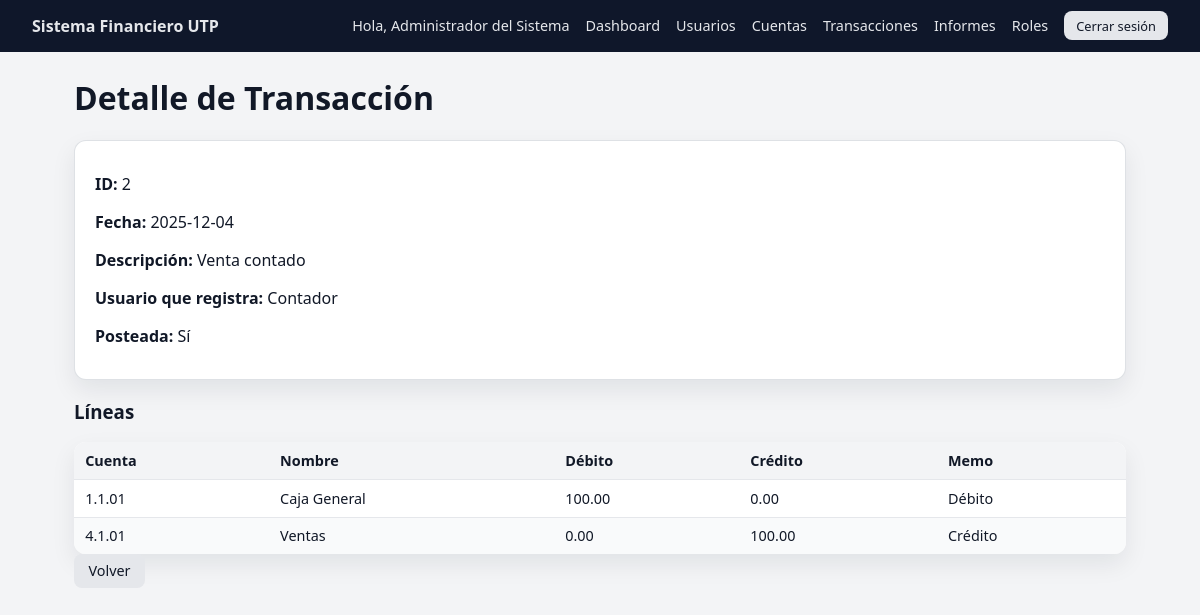
The page /public/transactions.php?action=view&id=2 (signed in) on the database its author committed.
### tables this page shows
CREATE TABLE `transactions` (
  `id` int NOT NULL,
  `transaction_date` date NOT NULL,
  `description` varchar(255) NOT NULL,
  `is_posted` tinyint(1) DEFAULT '0',
  `created_by` int NOT NULL,
  `created_at` timestamp NULL DEFAULT CURRENT_TIMESTAMP,
  `updated_at` timestamp NULL DEFAULT CURRENT_TIMESTAMP ON UPDATE CURRENT_TIMESTAMP
);

CREATE TABLE `users` (
  `id` int NOT NULL,
  `username` varchar(50) NOT NULL,
  `password_hash` varchar(255) NOT NULL,
  `full_name` varchar(100) NOT NULL,
  `email` varchar(100) NOT NULL,
  `is_active` tinyint(1) DEFAULT '1',
  `created_at` timestamp NULL DEFAULT CURRENT_TIMESTAMP,
  `created_by` int DEFAULT NULL,
  `updated_at` timestamp NULL DEFAULT CURRENT_TIMESTAMP ON UPDATE CURRENT_TIMESTAMP,
  `last_login` timestamp NULL DEFAULT NULL
);

CREATE TABLE `transaction_lines` (
  `id` int NOT NULL,
  `transaction_id` int NOT NULL,
  `account_id` int NOT NULL,
  `debit` decimal(15,2) DEFAULT '0.00',
  `credit` decimal(15,2) DEFAULT '0.00',
  `memo` varchar(255) DEFAULT NULL
);

CREATE TABLE `accounts` (
  `id` int NOT NULL,
  `code` varchar(20) NOT NULL,
  `name` varchar(150) NOT NULL,
  `account_class` tinyint NOT NULL,
  `account_type` enum('debit','credit') NOT NULL,
  `balance` decimal(15,2) DEFAULT '0.00',
  `is_active` tinyint(1) DEFAULT '1',
  `created_by` int NOT NULL,
  `created_at` timestamp NULL DEFAULT CURRENT_TIMESTAMP,
  `updated_at` timestamp NULL DEFAULT CURRENT_TIMESTAMP ON UPDATE CURRENT_TIMESTAMP
);

### src/Controllers/TransactionController.php (called while the page is built, shortened)
<?php
class TransactionController
{
    private TransactionRepository $txRepo;
    public function __construct()
    {
        $this->txRepo      = new TransactionRepository();
    }
    public function view(int $id): void
    {
        $transaction = $this->txRepo->findById($id);
        $lines     = $this->txRepo->findLinesByTransactionId($id);
        include BASE_PATH . '/views/transactions/view.php';
    }
}

### src/Database/Connection.php (called while the page is built, shortened)
<?php
class Connection
{
    private static ?PDO $instance = null;
    public static function getInstance(): PDO
    {
        if (self::$instance === null) {
            $dsn = 'mysql:host=' . DB_HOST . ';port=' . DB_PORT . ';dbname=' . DB_NAME . ';charset=utf8mb4';
            try {
                self::$instance = new PDO($dsn, DB_USER, DB_PASS, [
                    PDO::ATTR_ERRMODE            => PDO::ERRMODE_EXCEPTION,
                    PDO::ATTR_DEFAULT_FETCH_MODE => PDO::FETCH_ASSOC,
                    PDO::ATTR_EMULATE_PREPARES   => false,
                ]);
            } catch (PDOException $e) {
                die('Error de conexión a la base de datos.');
            }
        }
        return self::$instance;
    }
}

### src/Repositories/TransactionRepository.php (called while the page is built, shortened)
<?php
class TransactionRepository
{
    private PDO $db;
    public function __construct()
    {
        $this->db = Connection::getInstance();
    }
    public function findById(int $id): ?array
    {
        $sql = "SELECT
                    t.*,
                    u.username AS created_by_username
                FROM transactions t
                LEFT JOIN users u ON u.id = t.created_by
                WHERE t.id = :id
                LIMIT 1";
        $stmt = $this->db->prepare($sql);
        $stmt->execute(['id' => $id]);
        $tx = $stmt->fetch();
        return $tx ?: null;
    }
    public function findLinesByTransactionId(int $transactionId): array
    {
        $sql = "SELECT
                    tl.*,
                    a.code,
                    a.name,
                    a.account_type
                FROM transaction_lines tl
                INNER JOIN accounts a ON a.id = tl.account_id
                WHERE tl.transaction_id = :id
                ORDER BY tl.id ASC";
        $stmt = $this->db->prepare($sql);
        $stmt->execute(['id' => $transactionId]);
        return $stmt->fetchAll();
    }
}

### views/transactions/view.php (the view)
<?php
include BASE_PATH . '/views/layouts/header.php';
?>
<h1>Detalle de Transacción</h1>
<section class="card">
    <p><strong>ID:</strong> <?= (int)$transaction['id'] ?></p>
    <p><strong>Fecha:</strong> <?= htmlspecialchars($transaction['transaction_date']) ?></p>
    <p><strong>Descripción:</strong> <?= htmlspecialchars($transaction['description']) ?></p>
    <p><strong>Usuario que registra:</strong> <?= htmlspecialchars($transaction['created_by_username'] ?? '-') ?></p>
    <p><strong>Posteada:</strong> <?= $transaction['is_posted'] ? 'Sí' : 'No' ?></p>
</section>
<h3>Líneas</h3>
<table class="table">
    <thead>
        <tr>
            <th>Cuenta</th>
            <th>Nombre</th>
            <th>Débito</th>
            <th>Crédito</th>
            <th>Memo</th>
        </tr>
    </thead>
    <tbody>
    <?php if (empty($lines)): ?>
        <tr><td colspan="5">No hay líneas asociadas.</td></tr>
    <?php else: ?>
        <?php foreach ($lines as $line): ?>
            <tr>
                <td><?= htmlspecialchars($line['code']) ?></td>
                <td><?= htmlspecialchars($line['name']) ?></td>
                <td><?= number_format((float)$line['debit'], 2) ?></td>
                <td><?= number_format((float)$line['credit'], 2) ?></td>
                <td><?= htmlspecialchars($line['memo'] ?? '') ?></td>
            </tr>
        <?php endforeach; ?>
    <?php endif; ?>
    </tbody>
</table>
<a href="<?= BASE_URL ?>/transactions.php" class="btn btn-secondary">Volver</a>
<?php include BASE_PATH . '/views/layouts/footer.php'; ?>

### public/assets/css/style.css (style rules this page uses)
:root { --color-bg: #f3f4f6; --color-bg-dark: #0f172a; --color-bg-card: #ffffff; --color-primary: #2563eb; --color-primary-soft: #dbeafe; --color-primary-dark: #1d4ed8; --color-danger: #dc2626; --color-text-main: #111827; --color-text-muted: #6b7280; --radius-lg: 12px; --radius-md: 8px; --shadow-soft: 0 10px 25px rgba(15, 23, 42, 0.08); --font-main: system-ui, -apple-system, BlinkMacSystemFont, "Segoe UI", sans-serif; }
*, *::before, *::after { box-sizing: border-box; }
body { margin: 0; font-family: var(--font-main); background: var(--color-bg); color: var(--color-text-main); }
a { color: var(--color-primary-dark); text-decoration: none; }
.btn { display: inline-flex; align-items: center; justify-content: center; padding: 0.45rem 0.9rem; border-radius: var(--radius-md); border: none; font-size: 0.9rem; cursor: pointer; font-weight: 500; text-decoration: none; transition: background 0.15s ease, transform 0.1s ease, box-shadow 0.1s ease; }
.btn-secondary { background: #e5e7eb; color: #111827; }
.dashboard-body { background: var(--color-bg); }
.table { width: 100%; border-collapse: collapse; margin-top: 1rem; background: var(--color-bg-card); border-radius: var(--radius-lg); overflow: hidden; box-shadow: var(--shadow-soft); font-size: 0.9rem; }
.table thead { background: #f3f4f6; }
.table th, .table td { padding: 0.55rem 0.7rem; border-bottom: 1px solid #e5e7eb; text-align: left; }
.table tbody tr:last-child td { border-bottom: none; }
.table tbody tr:nth-child(even) { background: #f9fafb; }
.card { background: var(--color-bg-card); padding: 1rem 1.25rem; border-radius: var(--radius-lg); box-shadow: var(--shadow-soft); margin-bottom: 1rem; border: 1px solid rgba(209, 213, 219, 0.7); }

### rows shown on the page
transactions: id "2", transaction_date "2025-12-04", description "Venta contado", created_by.username "Contador"
transaction_lines: account.code "1.1.01", account.name "Caja General", debit "100.00", credit "0.00", memo "Débito"
transaction_lines: account.code "4.1.01", account.name "Ventas", debit "0.00", credit "100.00", memo "Crédito"

### other values the page prints
APP_NAME "Sistema Financiero UTP"
$full_name "Administrador del Sistema"
